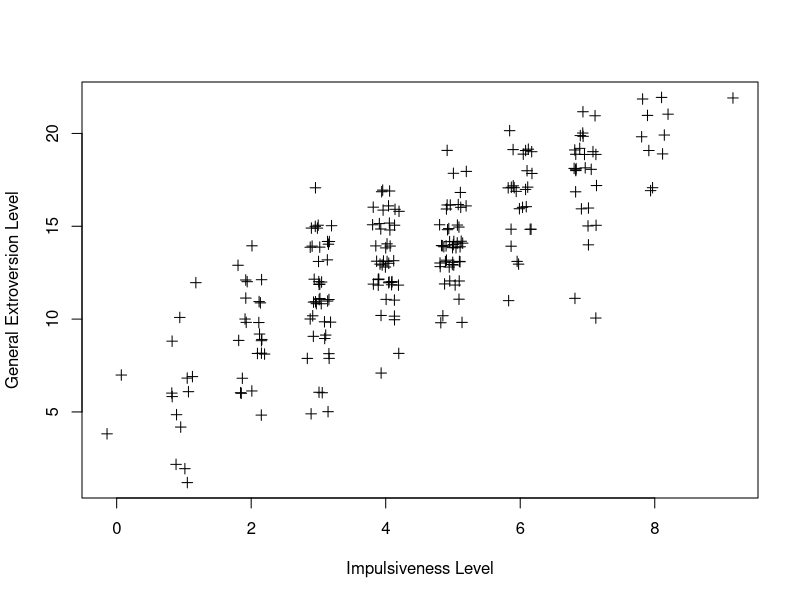
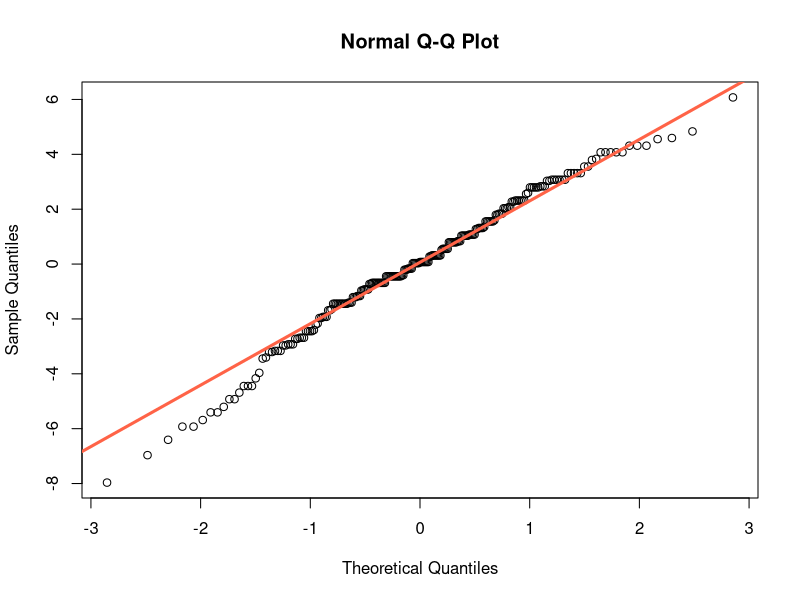
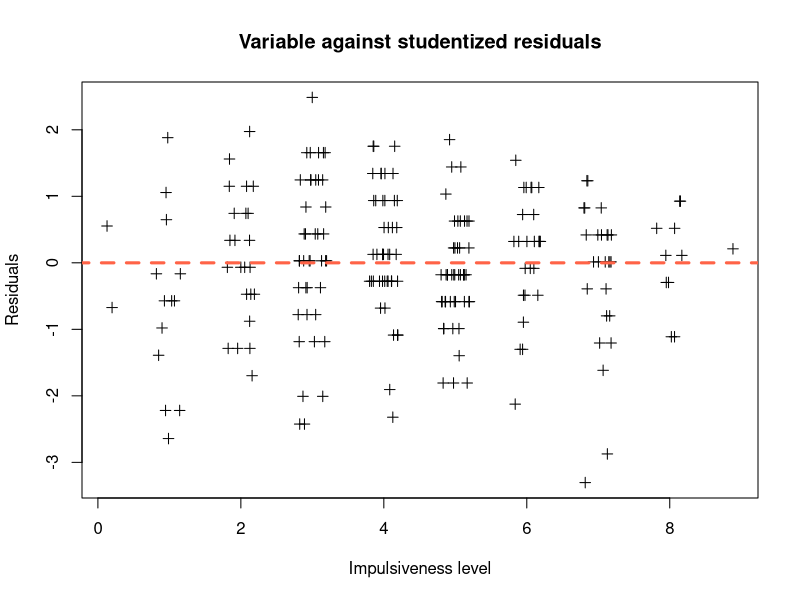
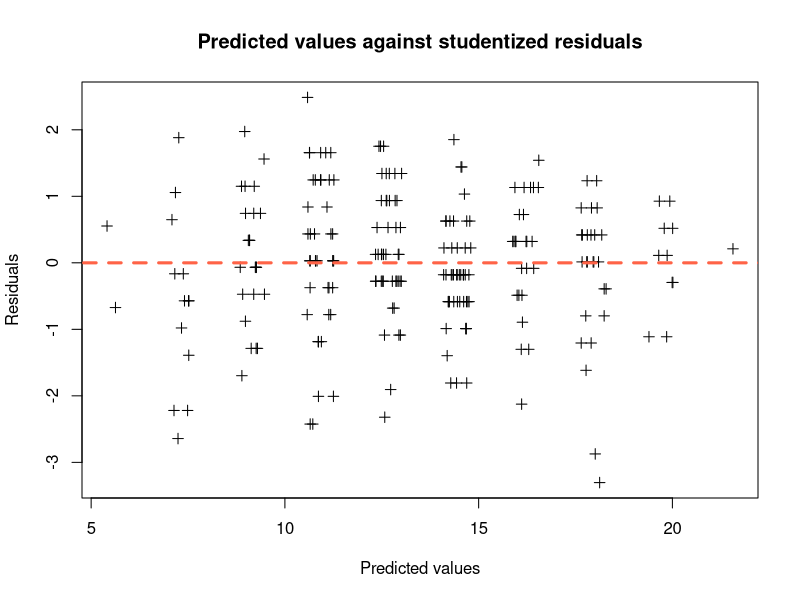
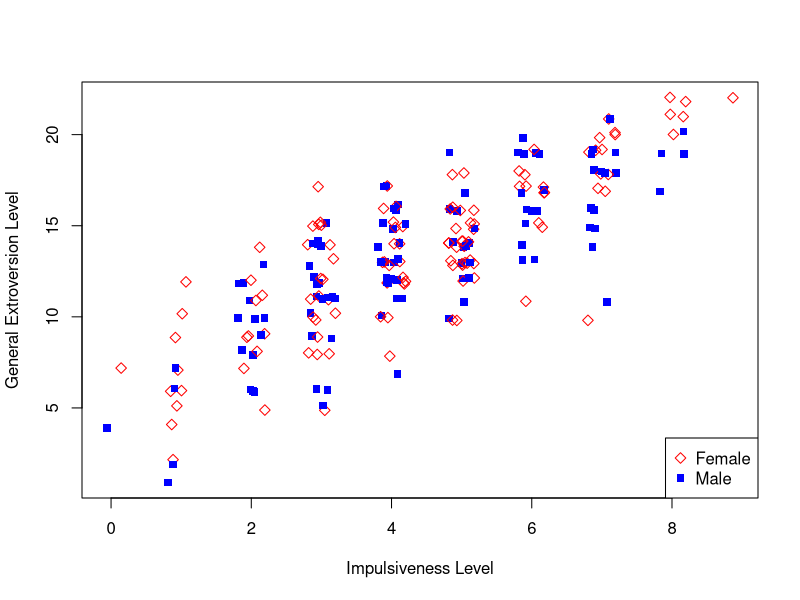

Reproduce these figures in R, in order.
#!/usr/bin/env Rscript

# Loading the dataset

data <- read.csv(file="epi-bf-bdi-data.csv",head=T, sep="\t")

names(data)
attach(data)
dim(data)

# Overview

summary(data)

# Linear model visualization

plot(jitter(epiImp), jitter(epiE), xlab="Impulsiveness Level", ylab="General Extroversion Level", pch=3)

# Linear model construction

mod <- lm(epiE~epiImp)
summary(mod)

# Mean of the residuals

mean(mod$residuals)

# Gaussian distribution

qqnorm(mod$residuals)
qqline(mod$residuals,col="tomato",lwd=3)

# Homoscedasticity

normResiduals <- rstudent(mod)

plot(jitter(epiImp), normResiduals, pch=3, main="Variable against studentized residuals", xlab="Impulsiveness level", ylab="Residuals")
lines(c(-1,10), c(0,0), lty=2, col="tomato", lwd=3)

plot(jitter(mod$fitted.values), normResiduals, pch=3, main="Predicted values against studentized residuals", xlab="Predicted values", ylab="Residuals")
lines(c(-1,30), c(0,0), lty=2, col="tomato", lwd=3)

# Accounting for gender differences

plot(jitter(epiImp), jitter(epiE), xlab="Impulsiveness Level", ylab="General Extroversion Level", , pch=ifelse(sex=="F",5,15), col=ifelse(sex=="F","red", "blue"))
legend("bottomright", "(x,y)", c("Female", "Male"), pch=c(5,15), col=c("red", "blue"))

mod2 <- lm(epiE~epiImp + sex)
summary(mod2)
